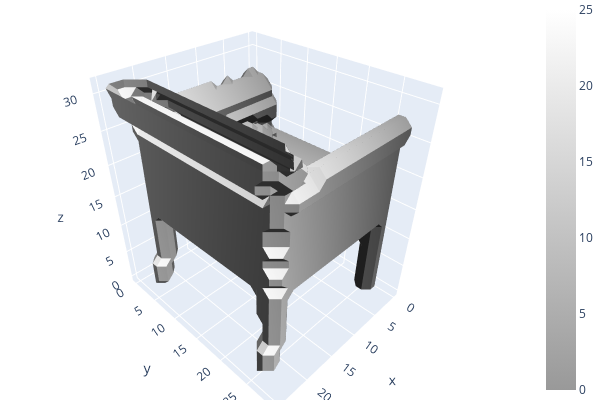

Notebook cell for this chart:
### Code cell
utils.visualize_pred(pred_bin)

### Figure 1 — Plotly figure (JSON) as saved in the notebook; plotly's stock layout.template omitted (floating-point values rounded to 4 significant figures; data arrays with more than 128 entries replaced by an {"elided": "..."} marker saying what was removed)
{"data": [{"colorscale": [[0, "rgb(153, 153, 153)"], [1, "rgb(255,255,255)"]], "flatshading": true, "i": {"elided": "12702 int values"}, "intensity": {"elided": "6239 float values"}, "j": {"elided": "12702 int values"}, "k": {"elided": "12702 int values"}, "lighting": {"ambient": 0.18, "diffuse": 1, "facenormalsepsilon": 1e-15, "fresnel": 0.1, "roughness": 0.05, "specular": 1, "vertexnormalsepsilon": 1e-15}, "lightposition": {"x": 100, "y": 200, "z": 0}, "type": "mesh3d", "x": {"elided": "6239 float values"}, "y": {"elided": "6239 float values"}, "z": {"elided": "6239 float values"}}], "layout": {"height": 400, "margin": {"b": 0, "l": 0, "r": 0, "t": 0}, "scene": {"camera": {"center": {"x": 0, "y": 0, "z": 0}, "up": {"x": 0, "y": 0, "z": 1}}}, "showlegend": false, "width": 600}}
